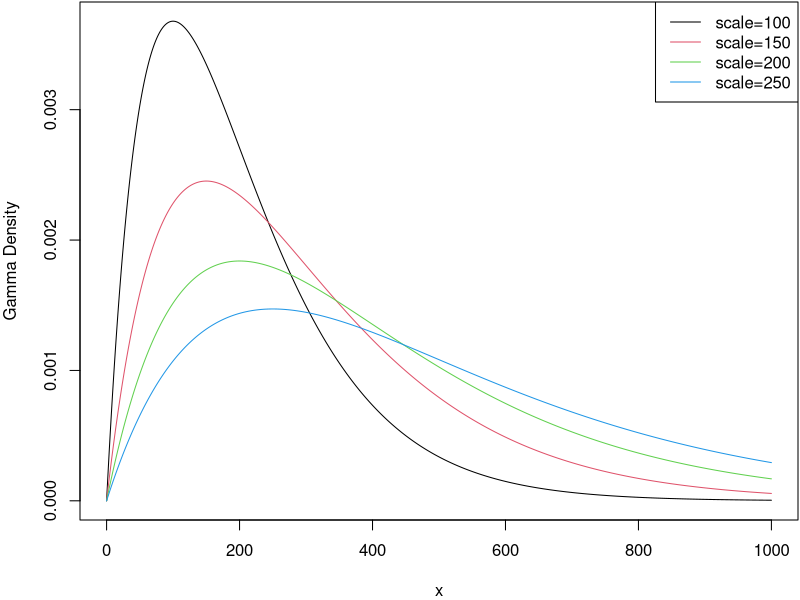
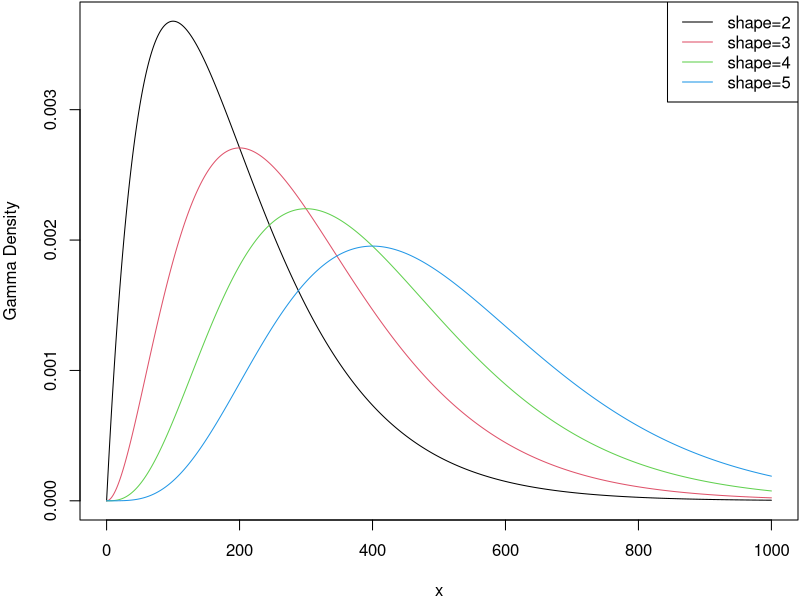
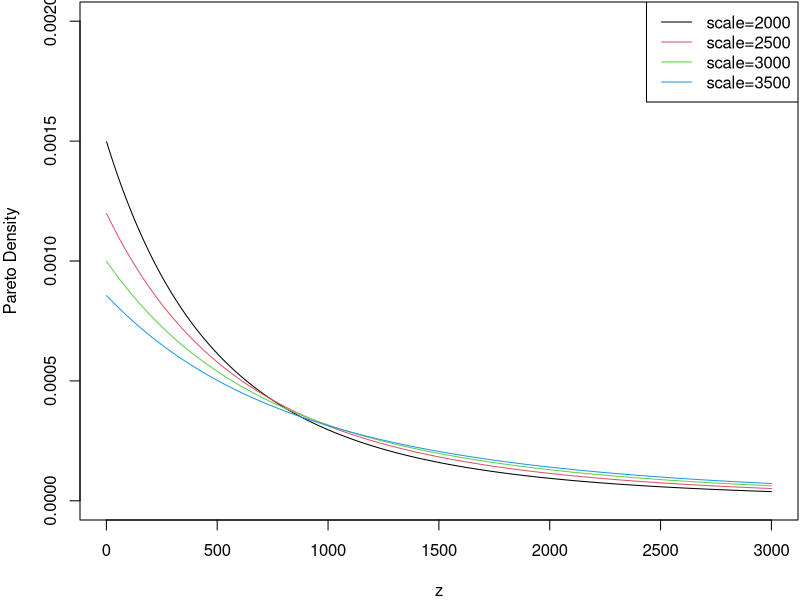
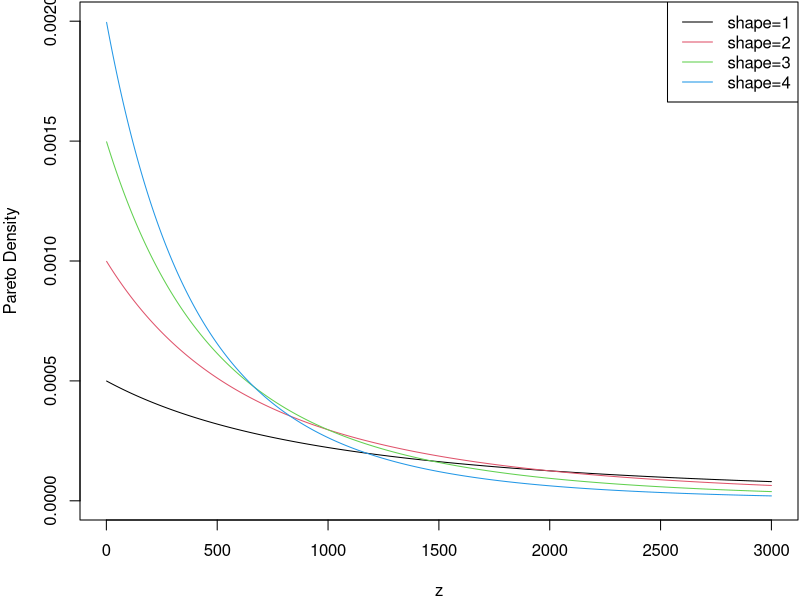
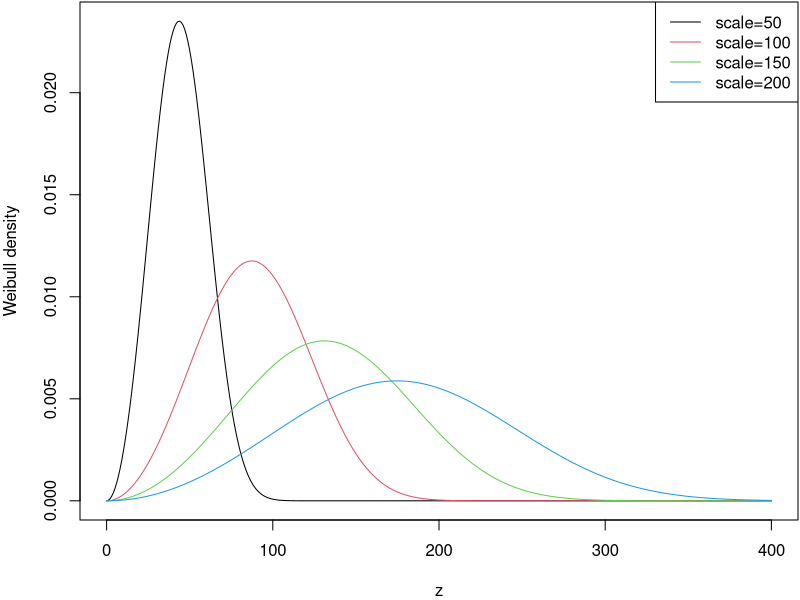
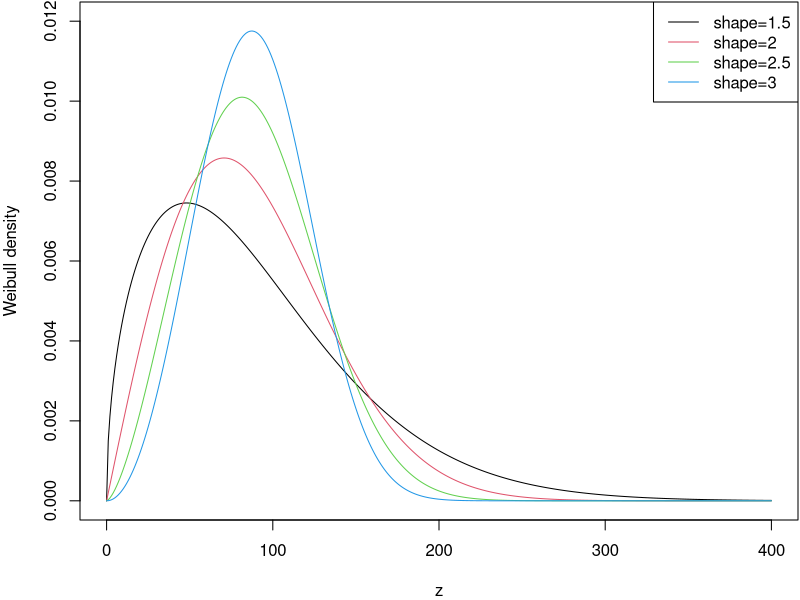

Source code (R) for these figures, in order:
## ---- chunk 1
scaleparam <- seq(100,250,by=50)
shapeparam <- 2:5
x = seq(0,1000,by=1)

par(mar = c(4, 4, .1, .1))
fgamma <- dgamma(x, shape = 2, scale = scaleparam[1])
plot(x, fgamma, type = "l", ylab = "Gamma Density")

for(k in 2:length(scaleparam)){
  fgamma <- dgamma(x,shape = 2, scale = scaleparam[k])
  lines(x,fgamma, col = k)
}

legend("topright", c("scale=100", "scale=150", "scale=200", "scale=250"), lty=1, col = 1:4)
## ---- chunk 2
par(mar = c(4, 4, .1, .1))
fgamma <- dgamma(x, shape = shapeparam[1], scale = 100)
plot(x, fgamma, type = "l", ylab = "Gamma Density")
for(k in 2:length(shapeparam)){
  fgamma <- dgamma(x,shape = shapeparam[k], scale = 100)
  lines(x,fgamma, col = k)
}
legend("topright", c("shape=2", "shape=3", "shape=4", "shape=5"), lty=1, col = 1:4)
## ---- chunk 3

#install.packages("VGAM")
library(VGAM)
scaleparam <- seq(2000,3500,500)
shapeparam <- 1:4
z<- seq(1,3000,by=1)
fpareto <- dparetoII(z, shape = 3, scale = scaleparam[1])
plot(z, fpareto, ylim=c(0,0.002),type = "l", ylab = "Pareto Density")
for(k in 2:length(shapeparam)){
  fpareto <- dparetoII(z,shape = 3, scale = scaleparam[k])
  lines(z,fpareto, col = k) }
legend("topright", c("scale=2000", "scale=2500", "scale=3000", "scale=3500"), lty=1, col = 1:4)

## ---- chunk 4

#install.packages("VGAM")
library(VGAM)
scaleparam <- seq(2000,3500,500)
shapeparam <- 1:4
z<- seq(1,3000,by=1)
fpareto <- dparetoII(z, shape = shapeparam[1], scale = 2000)
plot(z, fpareto, ylim=c(0,0.002),type = "l", ylab = "Pareto Density")
for(k in 2:length(shapeparam)){
  fpareto <- dparetoII(z,shape = shapeparam[k], scale = 2000)
  lines(z,fpareto, col = k)}
legend("topright", c("shape=1", "shape=2", "shape=3", "shape=4"), lty=1, col = 1:4)

## ---- chunk 5
# Varying Scale Weibull Densities
z<- seq(0,400,by=1)
scaleparam <- seq(50,200,50)
shapeparam <- seq(1.5,3,0.5)
plot(z, dweibull(z, shape = 3, scale = scaleparam[1]), type = "l", ylab = "Weibull density")
for(k in 2:length(scaleparam)){
  lines(z,dweibull(z,shape = 3, scale = scaleparam[k]), col = k)}
legend("topright", c("scale=50", "scale=100", "scale=150", "scale=200"), lty=1, col = 1:4)

## ---- chunk 6
# Varying Shape Weibull Densities
plot(z, dweibull(z, shape = shapeparam[1], scale = 100), ylim=c(0,0.012), type = "l", ylab = "Weibull density")
for(k in 2:length(shapeparam)){
  lines(z,dweibull(z,shape = shapeparam[k], scale = 100), col = k)}
legend("topright", c("shape=1.5", "shape=2", "shape=2.5", "shape=3"), lty=1, col = 1:4)
